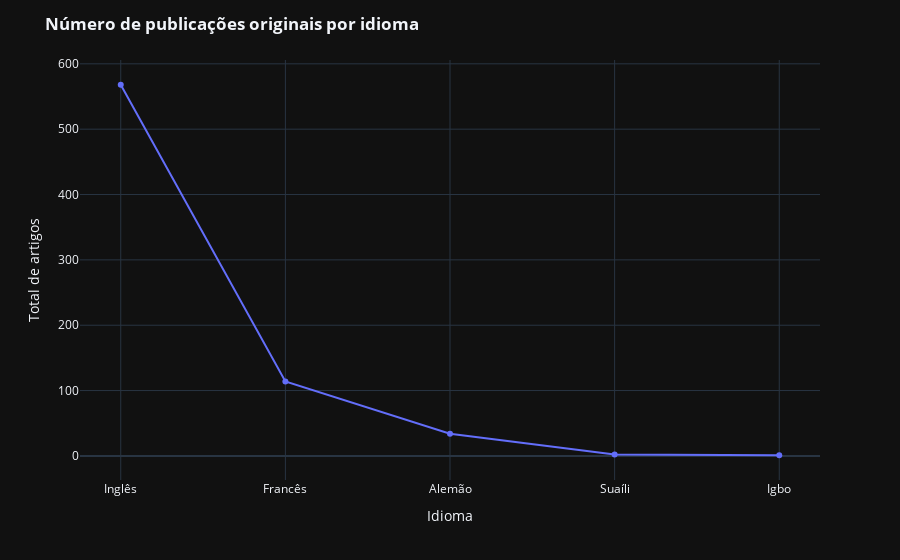

Notebook code for this chart:
### Code cell
# Configura o layout do gráfico

fig2.update_layout(
    title='<b>Número de publicações originais por idioma</b>',
    xaxis_title='Idioma',
    yaxis_title='Total de artigos',
    template = 'plotly_dark'
)

# Configura o traçado do gráfico
fig2.update_traces(
    hovertemplate='<b>%{x}</b><br>Número de publicações: %{y}',
    mode='markers+lines'
)
# Exibe o gráfico

fig2.show()

### Figure 1 — Plotly figure (JSON) as saved in the notebook; plotly's stock layout.template omitted (floating-point values rounded to 4 significant figures)
{"data": [{"hoverlabel": {"namelength": 0}, "hovertemplate": "<b>%{x}</b><br>Número de publicações: %{y}", "legendgroup": "", "line": {"color": "#636efa", "dash": "solid"}, "mode": "markers+lines", "name": "", "showlegend": false, "type": "scatter", "x": ["Inglês", "Francês", "Alemão", "Suaíli", "Igbo"], "xaxis": "x", "y": [568, 114, 34, 2, 1], "yaxis": "y"}], "layout": {"legend": {"tracegroupgap": 0}, "margin": {"t": 60}, "title": {"text": "<b>Número de publicações originais por idioma</b>"}, "xaxis": {"anchor": "y", "domain": [0, 1], "title": {"text": "Idioma"}}, "yaxis": {"anchor": "x", "domain": [0, 1], "title": {"text": "Total de artigos"}}}}
